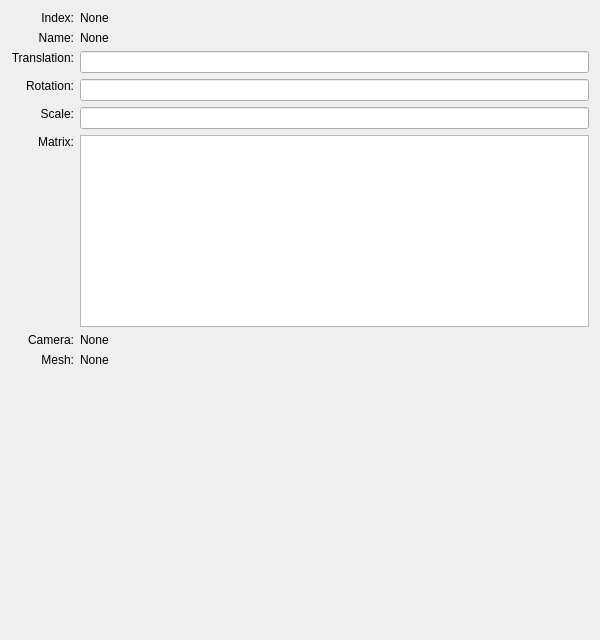
<?xml version="1.0" encoding="UTF-8"?>
<ui version="4.0">
 <class>PageNode</class>
 <widget class="QWidget" name="PageNode">
  <property name="geometry">
   <rect>
    <x>0</x>
    <y>0</y>
    <width>600</width>
    <height>640</height>
   </rect>
  </property>
  <property name="windowTitle">
   <string>Form</string>
  </property>
  <layout class="QGridLayout" name="gridLayout">
   <item row="0" column="0">
    <widget class="QLabel" name="indexLabel">
     <property name="text">
      <string>Index:</string>
     </property>
     <property name="alignment">
      <set>Qt::AlignRight|Qt::AlignTop|Qt::AlignTrailing</set>
     </property>
    </widget>
   </item>
   <item row="0" column="1">
    <widget class="QLabel" name="index">
     <property name="text">
      <string>None</string>
     </property>
    </widget>
   </item>
   <item row="1" column="0">
    <widget class="QLabel" name="nameLabel">
     <property name="text">
      <string>Name:</string>
     </property>
     <property name="alignment">
      <set>Qt::AlignRight|Qt::AlignTop|Qt::AlignTrailing</set>
     </property>
    </widget>
   </item>
   <item row="1" column="1">
    <widget class="QLabel" name="name">
     <property name="sizePolicy">
      <sizepolicy hsizetype="Expanding" vsizetype="Minimum">
       <horstretch>0</horstretch>
       <verstretch>0</verstretch>
      </sizepolicy>
     </property>
     <property name="text">
      <string>None</string>
     </property>
     <property name="wordWrap">
      <bool>true</bool>
     </property>
    </widget>
   </item>
   <item row="2" column="0">
    <widget class="QLabel" name="translationLabel">
     <property name="sizePolicy">
      <sizepolicy hsizetype="Preferred" vsizetype="Minimum">
       <horstretch>0</horstretch>
       <verstretch>0</verstretch>
      </sizepolicy>
     </property>
     <property name="text">
      <string>Translation:</string>
     </property>
     <property name="alignment">
      <set>Qt::AlignRight|Qt::AlignTop|Qt::AlignTrailing</set>
     </property>
    </widget>
   </item>
   <item row="2" column="1">
    <widget class="QLineEdit" name="translation">
     <property name="readOnly">
      <bool>true</bool>
     </property>
    </widget>
   </item>
   <item row="3" column="0">
    <widget class="QLabel" name="rotationLabel">
     <property name="sizePolicy">
      <sizepolicy hsizetype="Preferred" vsizetype="Minimum">
       <horstretch>0</horstretch>
       <verstretch>0</verstretch>
      </sizepolicy>
     </property>
     <property name="text">
      <string>Rotation:</string>
     </property>
     <property name="alignment">
      <set>Qt::AlignRight|Qt::AlignTop|Qt::AlignTrailing</set>
     </property>
    </widget>
   </item>
   <item row="3" column="1">
    <widget class="QLineEdit" name="rotation">
     <property name="readOnly">
      <bool>true</bool>
     </property>
    </widget>
   </item>
   <item row="4" column="0">
    <widget class="QLabel" name="scaleLabel">
     <property name="sizePolicy">
      <sizepolicy hsizetype="Preferred" vsizetype="Minimum">
       <horstretch>0</horstretch>
       <verstretch>0</verstretch>
      </sizepolicy>
     </property>
     <property name="text">
      <string>Scale:</string>
     </property>
     <property name="alignment">
      <set>Qt::AlignRight|Qt::AlignTop|Qt::AlignTrailing</set>
     </property>
    </widget>
   </item>
   <item row="4" column="1">
    <widget class="QLineEdit" name="scale">
     <property name="readOnly">
      <bool>true</bool>
     </property>
    </widget>
   </item>
   <item row="5" column="0">
    <widget class="QLabel" name="matrixLabel">
     <property name="sizePolicy">
      <sizepolicy hsizetype="Preferred" vsizetype="Minimum">
       <horstretch>0</horstretch>
       <verstretch>0</verstretch>
      </sizepolicy>
     </property>
     <property name="text">
      <string>Matrix:</string>
     </property>
     <property name="alignment">
      <set>Qt::AlignRight|Qt::AlignTop|Qt::AlignTrailing</set>
     </property>
    </widget>
   </item>
   <item row="5" column="1">
    <widget class="QTextEdit" name="matrix"/>
   </item>
   <item row="6" column="0">
    <widget class="QLabel" name="cameraLabel">
     <property name="sizePolicy">
      <sizepolicy hsizetype="Preferred" vsizetype="Minimum">
       <horstretch>0</horstretch>
       <verstretch>0</verstretch>
      </sizepolicy>
     </property>
     <property name="text">
      <string>Camera:</string>
     </property>
     <property name="alignment">
      <set>Qt::AlignRight|Qt::AlignTop|Qt::AlignTrailing</set>
     </property>
    </widget>
   </item>
   <item row="6" column="1">
    <widget class="QLabel" name="camera">
     <property name="sizePolicy">
      <sizepolicy hsizetype="Preferred" vsizetype="Minimum">
       <horstretch>0</horstretch>
       <verstretch>0</verstretch>
      </sizepolicy>
     </property>
     <property name="text">
      <string>None</string>
     </property>
    </widget>
   </item>
   <item row="7" column="0">
    <widget class="QLabel" name="meshLabel">
     <property name="sizePolicy">
      <sizepolicy hsizetype="Preferred" vsizetype="Minimum">
       <horstretch>0</horstretch>
       <verstretch>0</verstretch>
      </sizepolicy>
     </property>
     <property name="text">
      <string>Mesh:</string>
     </property>
     <property name="alignment">
      <set>Qt::AlignRight|Qt::AlignTop|Qt::AlignTrailing</set>
     </property>
    </widget>
   </item>
   <item row="7" column="1">
    <widget class="QLabel" name="mesh">
     <property name="sizePolicy">
      <sizepolicy hsizetype="Preferred" vsizetype="Minimum">
       <horstretch>0</horstretch>
       <verstretch>0</verstretch>
      </sizepolicy>
     </property>
     <property name="text">
      <string>None</string>
     </property>
    </widget>
   </item>
   <item row="8" column="0" colspan="2">
    <widget class="QLabel" name="fill">
     <property name="sizePolicy">
      <sizepolicy hsizetype="Preferred" vsizetype="Preferred">
       <horstretch>0</horstretch>
       <verstretch>1</verstretch>
      </sizepolicy>
     </property>
     <property name="text">
      <string/>
     </property>
    </widget>
   </item>
  </layout>
 </widget>
 <resources/>
 <connections/>
</ui>
